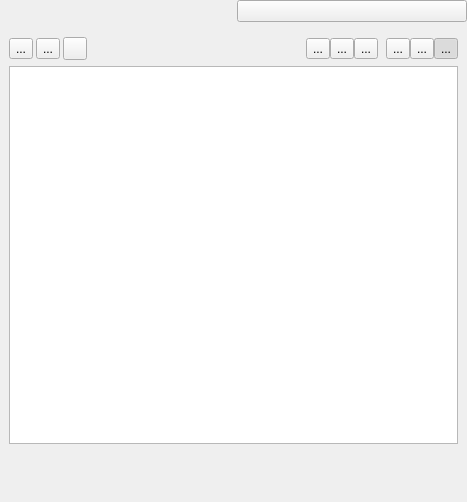
<?xml version="1.0" encoding="UTF-8"?>
<ui version="4.0">
 <class>qCjyxTablesModuleWidget</class>
 <widget class="qCjyxWidget" name="qCjyxTablesModuleWidget">
  <property name="geometry">
   <rect>
    <x>0</x>
    <y>0</y>
    <width>467</width>
    <height>502</height>
   </rect>
  </property>
  <property name="sizePolicy">
   <sizepolicy hsizetype="Minimum" vsizetype="Preferred">
    <horstretch>0</horstretch>
    <verstretch>0</verstretch>
   </sizepolicy>
  </property>
  <property name="windowTitle">
   <string>Tables</string>
  </property>
  <property name="windowIcon">
   <iconset resource="../qCjyxTablesModule.qrc">
    <normaloff>:/Icons/Tables.png</normaloff>:/Icons/Tables.png</iconset>
  </property>
  <layout class="QVBoxLayout" name="verticalLayout">
   <property name="leftMargin">
    <number>0</number>
   </property>
   <property name="topMargin">
    <number>0</number>
   </property>
   <property name="rightMargin">
    <number>0</number>
   </property>
   <property name="bottomMargin">
    <number>0</number>
   </property>
   <item>
    <layout class="QHBoxLayout" name="horizontalLayout_3">
     <property name="sizeConstraint">
      <enum>QLayout::SetMinimumSize</enum>
     </property>
     <item>
      <widget class="qMRMLNodeComboBox" name="TableNodeSelector" native="true">
       <property name="nodeTypes" stdset="0">
        <stringlist>
         <string>vtkMRMLTableNode</string>
        </stringlist>
       </property>
       <property name="renameEnabled" stdset="0">
        <bool>true</bool>
       </property>
      </widget>
     </item>
     <item>
      <widget class="QPushButton" name="LockTableButton">
       <property name="sizePolicy">
        <sizepolicy hsizetype="Preferred" vsizetype="Preferred">
         <horstretch>0</horstretch>
         <verstretch>0</verstretch>
        </sizepolicy>
       </property>
       <property name="minimumSize">
        <size>
         <width>30</width>
         <height>0</height>
        </size>
       </property>
       <property name="toolTip">
        <string>Allow table editing</string>
       </property>
       <property name="text">
        <string/>
       </property>
       <property name="icon">
        <iconset resource="../../../../../Base/QTGUI/Resources/qCjyxBaseQTGUI.qrc">
         <normaloff>:/Icons/Medium/CjyxUnlock.png</normaloff>:/Icons/Medium/CjyxUnlock.png</iconset>
       </property>
       <property name="checkable">
        <bool>false</bool>
       </property>
       <property name="flat">
        <bool>false</bool>
       </property>
      </widget>
     </item>
    </layout>
   </item>
   <item>
    <widget class="ctkCollapsibleButton" name="DisplayEditCollapsibleWidget" native="true">
     <property name="sizePolicy">
      <sizepolicy hsizetype="Preferred" vsizetype="Expanding">
       <horstretch>0</horstretch>
       <verstretch>1</verstretch>
      </sizepolicy>
     </property>
     <property name="text" stdset="0">
      <string>Edit</string>
     </property>
     <property name="checked" stdset="0">
      <bool>true</bool>
     </property>
     <layout class="QVBoxLayout" name="verticalLayout_8">
      <item>
       <layout class="QHBoxLayout" name="horizontalLayout">
        <property name="spacing">
         <number>3</number>
        </property>
        <item>
         <widget class="QToolButton" name="CopyButton">
          <property name="toolTip">
           <string>Copy</string>
          </property>
          <property name="text">
           <string>...</string>
          </property>
          <property name="icon">
           <iconset resource="../../../../../Base/QTGUI/Resources/qCjyxBaseQTGUI.qrc">
            <normaloff>:/Icons/Medium/CjyxEditCopy.png</normaloff>:/Icons/Medium/CjyxEditCopy.png</iconset>
          </property>
         </widget>
        </item>
        <item>
         <widget class="QToolButton" name="PasteButton">
          <property name="toolTip">
           <string>Paste</string>
          </property>
          <property name="text">
           <string>...</string>
          </property>
          <property name="icon">
           <iconset resource="../../../../../Base/QTGUI/Resources/qCjyxBaseQTGUI.qrc">
            <normaloff>:/Icons/Medium/CjyxEditPaste.png</normaloff>:/Icons/Medium/CjyxEditPaste.png</iconset>
          </property>
         </widget>
        </item>
        <item>
         <widget class="QFrame" name="EditControlsFrame">
          <property name="minimumSize">
           <size>
            <width>0</width>
            <height>15</height>
           </size>
          </property>
          <property name="frameShape">
           <enum>QFrame::NoFrame</enum>
          </property>
          <property name="frameShadow">
           <enum>QFrame::Plain</enum>
          </property>
          <property name="lineWidth">
           <number>0</number>
          </property>
          <layout class="QHBoxLayout" name="horizontalLayout_7">
           <property name="spacing">
            <number>0</number>
           </property>
           <property name="leftMargin">
            <number>0</number>
           </property>
           <property name="topMargin">
            <number>0</number>
           </property>
           <property name="rightMargin">
            <number>0</number>
           </property>
           <property name="bottomMargin">
            <number>0</number>
           </property>
           <item>
            <widget class="QToolButton" name="PlotButton">
             <property name="toolTip">
              <string>Generate an Interactive Plot based on user-selection of the columns of the table. The First (from left to right) Column will be used as X-Axis and each additional Column will be plotted in the same Chart as Y-Axis.</string>
             </property>
             <property name="text">
              <string/>
             </property>
             <property name="icon">
              <iconset resource="../../../../../Base/QTGUI/Resources/qCjyxBaseQTGUI.qrc">
               <normaloff>:/Icons/Medium/CjyxInteractivePlotting.png</normaloff>:/Icons/Medium/CjyxInteractivePlotting.png</iconset>
             </property>
            </widget>
           </item>
           <item>
            <spacer name="horizontalSpacer">
             <property name="orientation">
              <enum>Qt::Horizontal</enum>
             </property>
             <property name="sizeType">
              <enum>QSizePolicy::MinimumExpanding</enum>
             </property>
             <property name="sizeHint" stdset="0">
              <size>
               <width>16</width>
               <height>20</height>
              </size>
             </property>
            </spacer>
           </item>
           <item>
            <widget class="QToolButton" name="ColumnInsertButton">
             <property name="toolTip">
              <string>Add column</string>
             </property>
             <property name="text">
              <string>...</string>
             </property>
             <property name="icon">
              <iconset>
               <normaloff>:/Icons/column_add.png</normaloff>:/Icons/column_add.png</iconset>
             </property>
            </widget>
           </item>
           <item>
            <widget class="QToolButton" name="ColumnDeleteButton">
             <property name="toolTip">
              <string>Delete column</string>
             </property>
             <property name="text">
              <string>...</string>
             </property>
             <property name="icon">
              <iconset>
               <normaloff>:/Icons/column_delete.png</normaloff>:/Icons/column_delete.png</iconset>
             </property>
            </widget>
           </item>
           <item>
            <widget class="QToolButton" name="LockFirstColumnButton">
             <property name="toolTip">
              <string>Lock first column</string>
             </property>
             <property name="text">
              <string>...</string>
             </property>
             <property name="icon">
              <iconset>
               <normaloff>:/Icons/row_header_lock.png</normaloff>:/Icons/row_header_lock.png</iconset>
             </property>
             <property name="checkable">
              <bool>true</bool>
             </property>
            </widget>
           </item>
           <item>
            <spacer name="horizontalSpacer_2">
             <property name="orientation">
              <enum>Qt::Horizontal</enum>
             </property>
             <property name="sizeType">
              <enum>QSizePolicy::Preferred</enum>
             </property>
             <property name="sizeHint" stdset="0">
              <size>
               <width>8</width>
               <height>0</height>
              </size>
             </property>
            </spacer>
           </item>
           <item>
            <widget class="QToolButton" name="RowInsertButton">
             <property name="toolTip">
              <string>Add row</string>
             </property>
             <property name="text">
              <string>...</string>
             </property>
             <property name="icon">
              <iconset>
               <normaloff>:/Icons/row_add.png</normaloff>:/Icons/row_add.png</iconset>
             </property>
            </widget>
           </item>
           <item>
            <widget class="QToolButton" name="RowDeleteButton">
             <property name="toolTip">
              <string>Delete row</string>
             </property>
             <property name="text">
              <string>...</string>
             </property>
             <property name="icon">
              <iconset>
               <normaloff>:/Icons/row_delete.png</normaloff>:/Icons/row_delete.png</iconset>
             </property>
            </widget>
           </item>
           <item>
            <widget class="QToolButton" name="LockFirstRowButton">
             <property name="toolTip">
              <string>Lock first row</string>
             </property>
             <property name="text">
              <string>...</string>
             </property>
             <property name="icon">
              <iconset>
               <normaloff>:/Icons/column_header_lock.png</normaloff>:/Icons/column_header_lock.png</iconset>
             </property>
             <property name="checkable">
              <bool>true</bool>
             </property>
             <property name="checked">
              <bool>true</bool>
             </property>
            </widget>
           </item>
          </layout>
         </widget>
        </item>
       </layout>
      </item>
      <item>
       <widget class="qMRMLTableView" name="TableView">
        <property name="sizePolicy">
         <sizepolicy hsizetype="Expanding" vsizetype="Expanding">
          <horstretch>0</horstretch>
          <verstretch>0</verstretch>
         </sizepolicy>
        </property>
        <property name="editTriggers">
         <set>QAbstractItemView::AnyKeyPressed|QAbstractItemView::DoubleClicked|QAbstractItemView::EditKeyPressed|QAbstractItemView::SelectedClicked</set>
        </property>
        <property name="horizontalScrollMode">
         <enum>QAbstractItemView::ScrollPerPixel</enum>
        </property>
       </widget>
      </item>
      <item>
       <widget class="ctkCollapsibleButton" name="SelectedColumnPropertiesCollapsibleButton" native="true">
        <property name="text" stdset="0">
         <string>Column properties</string>
        </property>
        <property name="collapsed" stdset="0">
         <bool>true</bool>
        </property>
        <layout class="QVBoxLayout" name="verticalLayout_2">
         <item>
          <widget class="qCjyxTableColumnPropertiesWidget" name="SelectedColumnPropertiesWidget" native="true"/>
         </item>
        </layout>
       </widget>
      </item>
      <item>
       <widget class="ctkCollapsibleButton" name="NewColumnPropertiesCollapsibleButton" native="true">
        <property name="text" stdset="0">
         <string>New column defaults</string>
        </property>
        <property name="collapsed" stdset="0">
         <bool>true</bool>
        </property>
        <layout class="QVBoxLayout" name="verticalLayout_3">
         <item>
          <widget class="qCjyxTableColumnPropertiesWidget" name="NewColumnPropertiesWidget" native="true">
           <property name="columnNameVisible" stdset="0">
            <bool>false</bool>
           </property>
           <property name="confirmTypeChange" stdset="0">
            <bool>false</bool>
           </property>
          </widget>
         </item>
        </layout>
       </widget>
      </item>
     </layout>
    </widget>
   </item>
   <item>
    <spacer name="verticalSpacer">
     <property name="orientation">
      <enum>Qt::Vertical</enum>
     </property>
     <property name="sizeType">
      <enum>QSizePolicy::Expanding</enum>
     </property>
     <property name="sizeHint" stdset="0">
      <size>
       <width>20</width>
       <height>1</height>
      </size>
     </property>
    </spacer>
   </item>
   <item>
    <spacer name="BottomSpacer">
     <property name="orientation">
      <enum>Qt::Vertical</enum>
     </property>
     <property name="sizeType">
      <enum>QSizePolicy::Fixed</enum>
     </property>
     <property name="sizeHint" stdset="0">
      <size>
       <width>20</width>
       <height>0</height>
      </size>
     </property>
    </spacer>
   </item>
  </layout>
 </widget>
 <customwidgets>
  <customwidget>
   <class>qMRMLNodeComboBox</class>
   <extends>QWidget</extends>
   <header>qMRMLNodeComboBox.h</header>
   <container>1</container>
  </customwidget>
  <customwidget>
   <class>qMRMLTableView</class>
   <extends>QTableView</extends>
   <header>qMRMLTableView.h</header>
  </customwidget>
  <customwidget>
   <class>qCjyxWidget</class>
   <extends>QWidget</extends>
   <header>qCjyxWidget.h</header>
   <container>1</container>
  </customwidget>
  <customwidget>
   <class>qCjyxTableColumnPropertiesWidget</class>
   <extends>qCjyxWidget</extends>
   <header>qCjyxTableColumnPropertiesWidget.h</header>
   <container>1</container>
  </customwidget>
  <customwidget>
   <class>ctkCollapsibleButton</class>
   <extends>QWidget</extends>
   <header>ctkCollapsibleButton.h</header>
   <container>1</container>
  </customwidget>
 </customwidgets>
 <resources>
  <include location="../qCjyxTablesModule.qrc"/>
  <include location="../../../../../Base/QTGUI/Resources/qCjyxBaseQTGUI.qrc"/>
 </resources>
 <connections>
  <connection>
   <sender>TableNodeSelector</sender>
   <signal>currentNodeChanged(vtkMRMLNode*)</signal>
   <receiver>TableView</receiver>
   <slot>setMRMLTableNode(vtkMRMLNode*)</slot>
   <hints>
    <hint type="sourcelabel">
     <x>240</x>
     <y>10</y>
    </hint>
    <hint type="destinationlabel">
     <x>204</x>
     <y>758</y>
    </hint>
   </hints>
  </connection>
  <connection>
   <sender>qCjyxTablesModuleWidget</sender>
   <signal>mrmlSceneChanged(vtkMRMLScene*)</signal>
   <receiver>TableNodeSelector</receiver>
   <slot>setMRMLScene(vtkMRMLScene*)</slot>
   <hints>
    <hint type="sourcelabel">
     <x>293</x>
     <y>6</y>
    </hint>
    <hint type="destinationlabel">
     <x>389</x>
     <y>20</y>
    </hint>
   </hints>
  </connection>
  <connection>
   <sender>qCjyxTablesModuleWidget</sender>
   <signal>mrmlSceneChanged(vtkMRMLScene*)</signal>
   <receiver>TableView</receiver>
   <slot>setMRMLScene(vtkMRMLScene*)</slot>
   <hints>
    <hint type="sourcelabel">
     <x>175</x>
     <y>179</y>
    </hint>
    <hint type="destinationlabel">
     <x>175</x>
     <y>231</y>
    </hint>
   </hints>
  </connection>
 </connections>
</ui>
